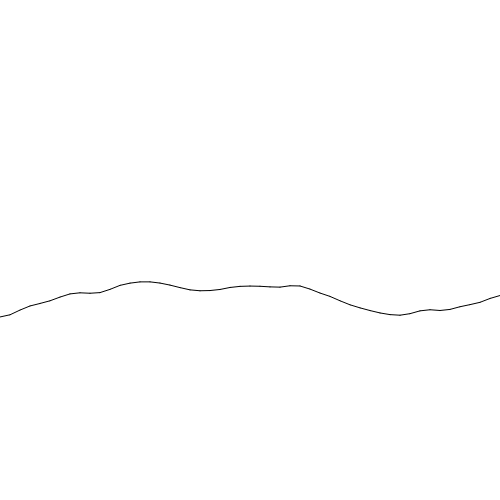
Frame 1 (no input)
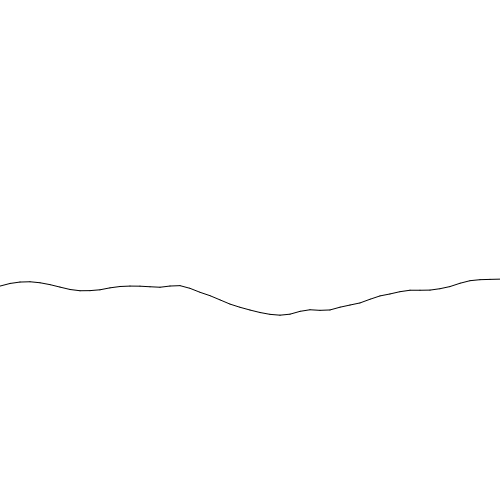
Frame 60 (no input)
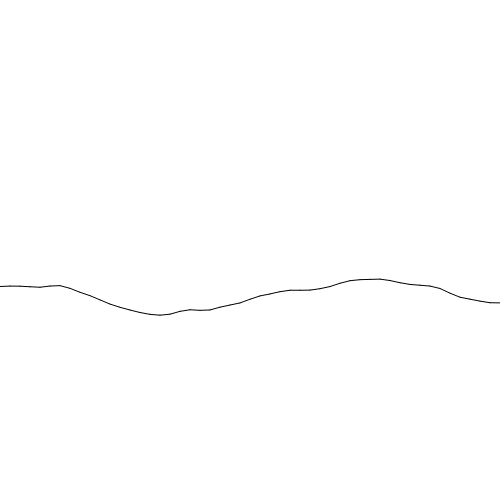
Frame 120 (the mouse pressed at the canvas centre since frame 60)

The p5.js sketch that drew these frames (run headless with seeded random() and noise() and a simulated clock; from frame 60 on, the mouse is pressed at the canvas centre):

// p5.js sketch
// ── sketch.js
let init = 0;

function setup() {
    createCanvas(500,500);
    frameRate(30);
}

function draw() {
    clear();
    fill(51);

    // Line properties
    let step = 10;
    let amplitude = 100;

    let lastX = 0;
    let lastY = width/2 + noise(init) * amplitude;

    for(let x = step; x <= width; x += step) {
        let y = width/2 + noise(init + x/200) * amplitude;

        line(lastX, lastY, x, y);

        lastX = x;
        lastY = y;
    }

    init += 0.01;
}
